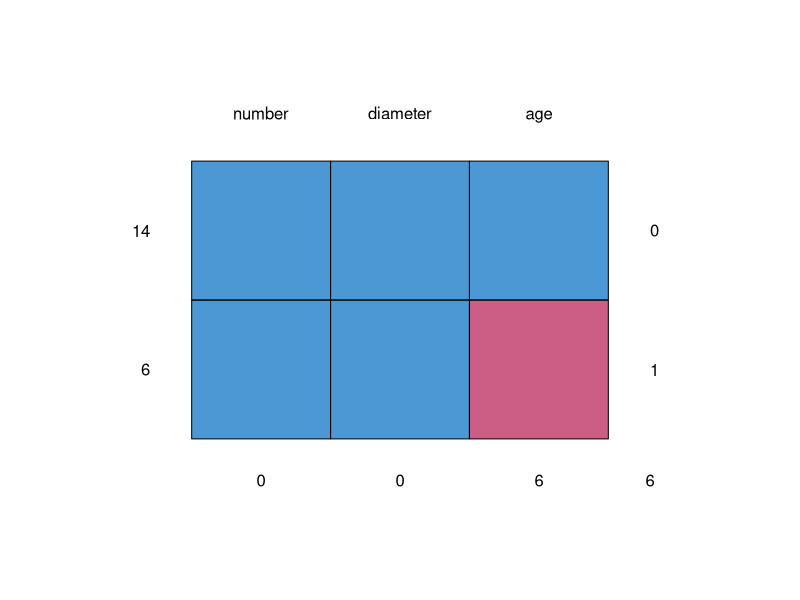
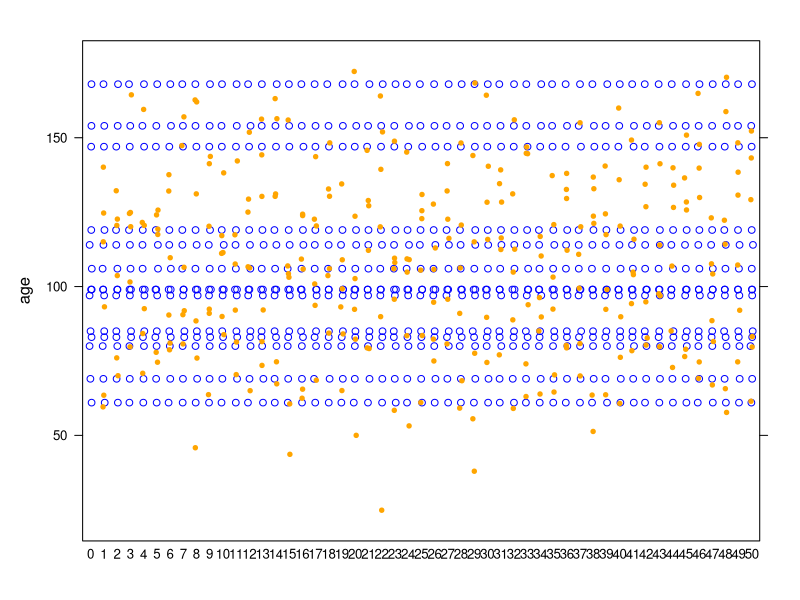
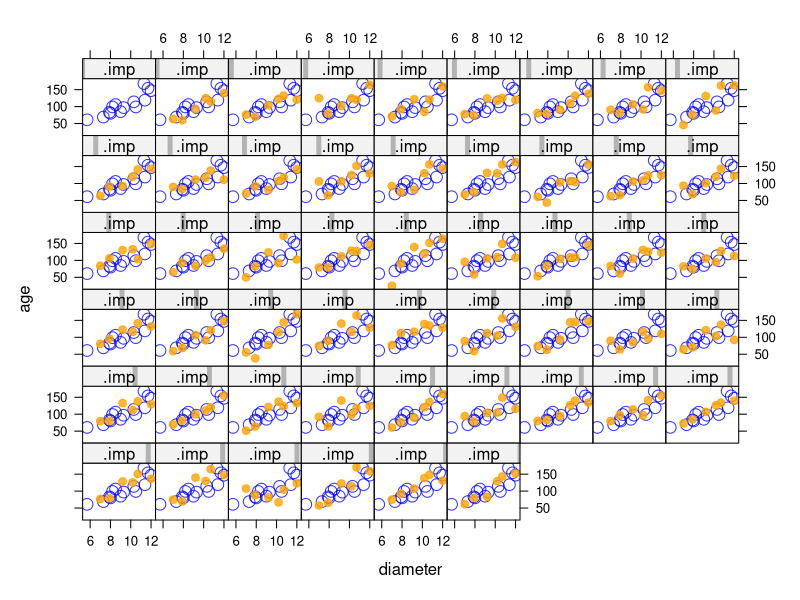
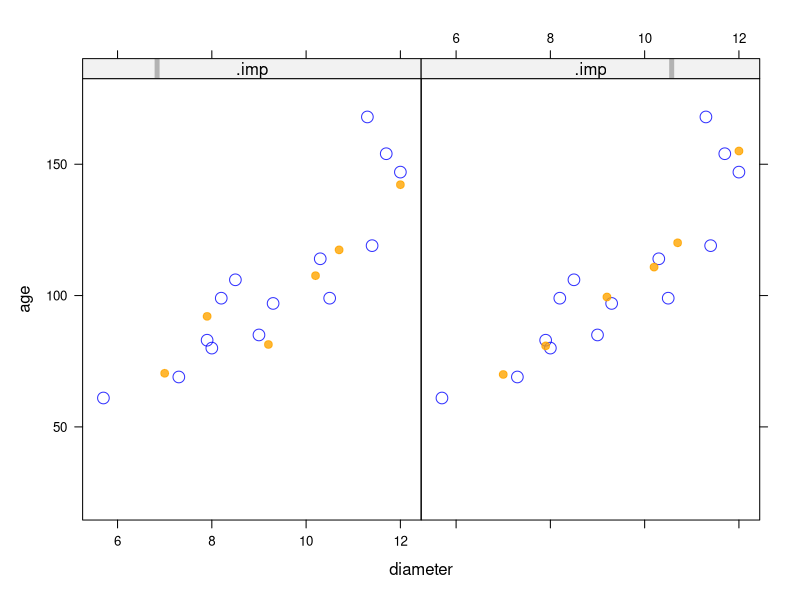
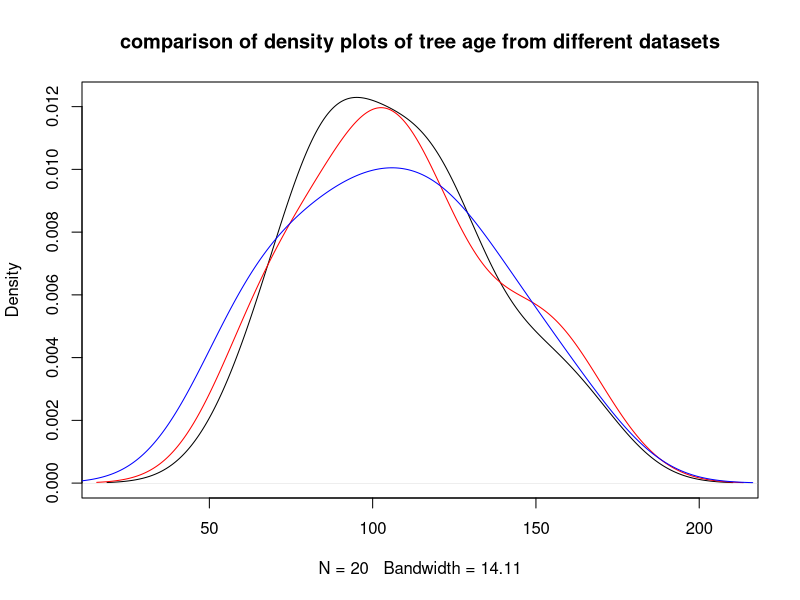
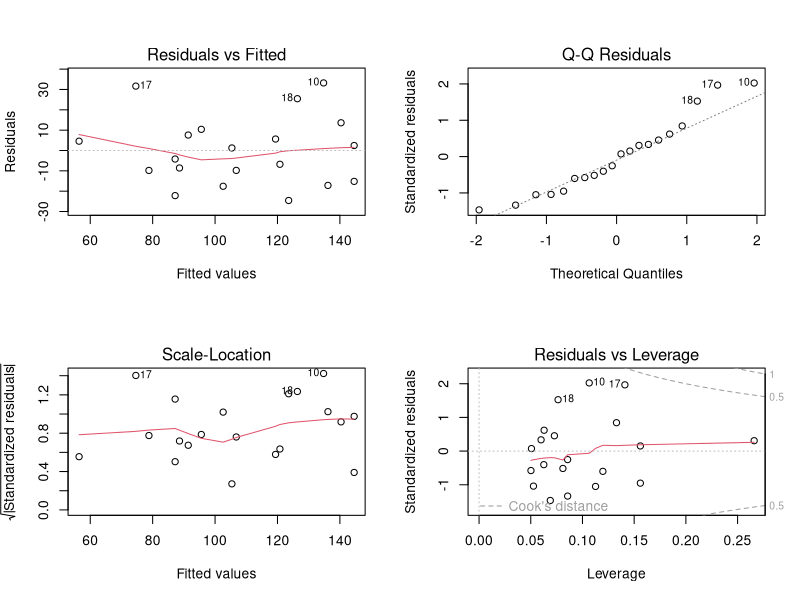

R code for these plots, in order: (Note: this script raises an error after producing the figures.)
## ---- chunk 1
library(mice)
library(dplyr)
library(kableExtra)
## ---- chunk 2
treeage = read.csv("treeage.txt", header = T)
## ---- chunk 3
set.seed(123)
ind <- floor(runif(6, 1, 20))
treeage$age[ind] <- NA
## ---- chunk 4
treeage_comp <- read.csv("treeage.txt", header = T)
md.pattern(treeage)
## ---- chunk 5
treeage_imp <- mice(treeage, m=50, defaultMethod=c("norm","logreg","polyreg","polr"),print=F, set.seed(100))

stripplot(treeage_imp, data = age, col=c("blue","orange"),pch=c(1,20))
## ---- chunk 6
xyplot(treeage_imp, age ~ diameter | .imp,pch=c(1,20),cex = 1.4,col=c("blue","orange"), alpha = 0.8)
## ---- chunk 7
xyplot(treeage_imp, age ~ diameter | .imp,pch=c(1,20),cex = 1.4,col=c("blue","orange"), alpha = 0.8)[c(12, 38)]
## ---- chunk 8
d12 <- complete(treeage_imp, 12)
#d1
## ---- chunk 9
d38 <- complete(treeage_imp, 38)
#d24
## ---- chunk 10
dense_age<-density(treeage_comp$age)
plot(dense_age,col="black",main= "comparison of density plots of tree age from different datasets")
lines(density(d12$age),col="red")
lines(density(d38$age),col="blue")
## ---- chunk 11
model12 <- lm(age ~ diameter, data = d12)
#summary(model12)
par(mfrow = c(2,2))
plot(model12)
## ---- chunk 12
knitr::kable(
broom::tidy(model12),
format = 'markdown',
booktabs = T
)%>%   kable_styling(full_width = F, latex_options = "hold_position") 
## ---- chunk 13
fit.mi = with(data = treeage_imp, exp = lm(age ~ diameter))
combFit = pool(fit.mi) 
round(summary(combFit),2)
pool.r.squared(fit.mi)
## ---- chunk 14
knitr::kable(
summary(combFit),
format = 'markdown',
booktabs = T
)%>%   kable_styling(full_width = F, latex_options = "hold_position") 
## ---- chunk 15
nhanes<- read.csv("nhanes.csv",na.strings = '.')
#summary(nhanes)
#str(nhanes)
colSums(is.na(nhanes))

nhanes$riagendr <- as.factor(nhanes$riagendr)
nhanes$ridreth2 <- as.factor(nhanes$ridreth2)
nhanes$dmdeduc <- as.factor(nhanes$dmdeduc)
nhanes$indfminc <- as.factor(nhanes$indfminc)
## ---- chunk 16
drop <- c("sdmvstra","sdmvpsu","ridageyr","wtmec2yr")
nhanes_df = nhanes[,!(names(nhanes) %in% drop)]
nhanes_imp <- mice(nhanes_df,m=10,defaultMethod=c("pmm","logreg","polyreg","polr"), print=F, seed = 50)
## ---- chunk 17
densityplot(nhanes_imp)
## ---- chunk 18
p1 = xyplot(nhanes_imp, bmxbmi ~ age | .imp,pch=c(1,20),cex = 1.4,col=c("blue","orange"), alpha = 0.5)
p2 = xyplot(nhanes_imp, bmxbmi ~ riagendr | .imp,pch=c(1,20),cex = 1.4,col=c("blue","orange"), alpha = 0.5)
## ---- chunk 19
gridExtra::grid.arrange(p1, p2, nrow = 1)
## ---- chunk 20
d2_nhanes<-complete(nhanes_imp, 2)
d8_nhanes<-complete(nhanes_imp, 8)
## ---- chunk 21
dense_bmi<-density(nhanes$bmxbmi,na.rm=TRUE)
plot(dense_age,col="black",main= "comparison of density plots of bmi from different datasets")

lines(density(d2_nhanes$bmxbmi),col="blue")
lines(density(d8_nhanes$bmxbmi),col="red")
## ---- chunk 22
p3 = xyplot(nhanes_imp, bmxbmi ~ age | .imp,pch=c(1,20),cex = 1.4,col=c("blue","orange"), alpha = 0.5)[c(2,8)]
## ---- chunk 23
p4 = xyplot(nhanes_imp, bmxbmi ~ dmdeduc | .imp,pch=c(1,20),cex = 1.4,col=c("blue","orange"), alpha = 0.5)[c(2,8)]
## ---- chunk 24
gridExtra::grid.arrange(p3, p4, nrow = 1)
## ---- chunk 25
bmi_model_1 <- lm(bmxbmi ~ age + riagendr + ridreth2+ indfminc + dmdeduc, data = d2_nhanes)
step(bmi_model_1, k = 2)
summary(bmi_model_1)
## ---- chunk 26
knitr::kable(
broom::tidy(bmi_model_1),
format = 'markdown',
booktabs = T
)%>%   kable_styling(full_width = F, latex_options = "hold_position") 
## ---- chunk 27
par(mfrow = c(2, 2))
plot(bmi_model_1)
## ---- chunk 28
fit.mi.nhanes = with(data = nhanes_imp, exp = lm(bmxbmi ~ age + riagendr + ridreth2+ indfminc + dmdeduc + bmxwt))
combFit.nhanes = pool(fit.mi.nhanes) 
#x = round(summary(combFit.nhanes), 2)
pool.r.squared(fit.mi.nhanes)
## ---- chunk 29
knitr::kable(
summary(combFit.nhanes),
format = 'markdown',
booktabs = T
)%>%   kable_styling(full_width = F, latex_options = "hold_position") 
